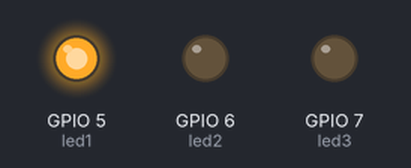
The sketch below on a simulated ESP32. Shown: output pins drawn as LEDs (lit = HIGH).

Above: at 1.0 s.
At 2.2 s:
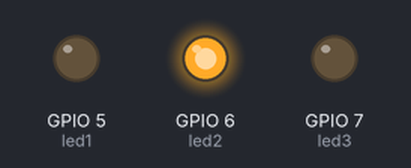
At 3.5 s:
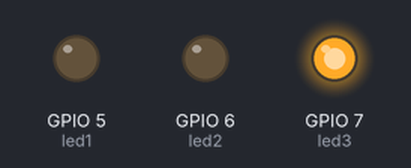
Timing chart, 0 to 5.9 s (numbered marks = the images above):
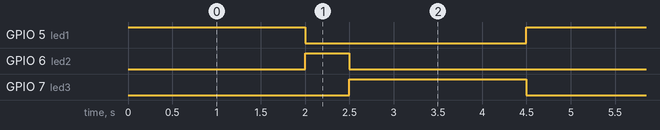

The sketch:

SEMAFORO_RTOS.ino
```cpp
#if CONFIG_FREERTOS_UNICORE
static const BaseType_t App_CPU = 0;
#else
static const BaseType_t App_CPU = 1;
#endif
static const int led1 =5;
static const int led2 =6;
static const int led3 =7;
//static const int boton =4;
void toggle_led01(void *parameter){
 while(1){
digitalWrite(led1, HIGH);
vTaskDelay(2000/portTICK_PERIOD_MS);
digitalWrite(led1,LOW);
vTaskDelay(2500/portTICK_PERIOD_MS);
}
}
void toggle_led02(void *parameter){
 while(1){
vTaskDelay(2000/portTICK_PERIOD_MS);
digitalWrite(led2, HIGH);
vTaskDelay(500/portTICK_PERIOD_MS);
digitalWrite(led2,LOW);
vTaskDelay(2000/portTICK_PERIOD_MS);
}
}
void toggle_led03(void *parameter){
 while(1){
vTaskDelay(2500/portTICK_PERIOD_MS);
digitalWrite(led3, HIGH);
vTaskDelay(2000/portTICK_PERIOD_MS);
digitalWrite(led3,LOW);

}
}
//*void toggle_boton01(void *parameter){
// while(1){
//if (!digitalRead(boton)){
//  Serial.println("On");
//  vTaskDelay(5/portTICK_PERIOD_MS);
//}
//}
//}

void setup(){
pinMode (led1, OUTPUT);
pinMode (led2, OUTPUT);
pinMode (led3, OUTPUT);
Serial.begin(9600);
//Creación de tareas
xTaskCreatePinnedToCore(
toggle_led01,		//Función a llamar
"toggle_led01",	//Nombre de la tarea
1024		,	//Función a llamar
NULL 	,		//Parametro para enviar a la función
1, 			//Prioridad de la tarea
NULL,			//Identificador o Manejador
App_CPU);
xTaskCreatePinnedToCore(
toggle_led02,		//Función a llamar
"toggle_led02",	//Nombre de la tarea
1024		,	//Función a llamar
NULL 	,		//Parametro para enviar a la función
1, 			//Prioridad de la tarea
NULL,			//Identificador o Manejador
App_CPU);
xTaskCreatePinnedToCore(
toggle_led03,		//Función a llamar
"toggle_led03",	//Nombre de la tarea
1024		,	//Función a llamar
NULL 	,		//Parametro para enviar a la función
1, 			//Prioridad de la tarea
NULL,			//Identificador o Manejador
App_CPU);
//xTaskCreatePinnedToCore(
//toggle_boton01,		//Función a llamar
//"toggle_boton01",	//Nombre de la tarea
//1024		,	//Función a llamar
//NULL 	,		//Parametro para enviar a la función
//1, 			//Prioridad de la tarea
//NULL,			//Identificador o Manejador
//App_CPU);
}


void loop(){
  // Se deja vacío porque el trabajo pesado lo hacen las tareas superiores.
}
```

Measured:
- by itself, GPIO 5 (led1), GPIO 7 (led3): alternates HIGH for 2.0 s and LOW for 2.5 s
- by itself, GPIO 6 (led2): alternates HIGH for 0.50 s and LOW for 4.0 s
